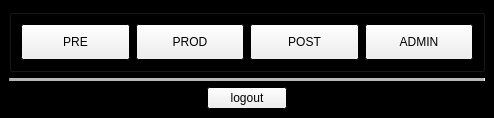
<?xml version="1.0" encoding="UTF-8"?>
<ui version="4.0">
 <class>MainWindow</class>
 <widget class="QMainWindow" name="MainWindow">
  <property name="geometry">
   <rect>
    <x>0</x>
    <y>0</y>
    <width>494</width>
    <height>118</height>
   </rect>
  </property>
  <property name="sizePolicy">
   <sizepolicy hsizetype="MinimumExpanding" vsizetype="Maximum">
    <horstretch>0</horstretch>
    <verstretch>0</verstretch>
   </sizepolicy>
  </property>
  <property name="palette">
   <palette>
    <active>
     <colorrole role="Base">
      <brush brushstyle="SolidPattern">
       <color alpha="255">
        <red>255</red>
        <green>255</green>
        <blue>255</blue>
       </color>
      </brush>
     </colorrole>
     <colorrole role="Window">
      <brush brushstyle="SolidPattern">
       <color alpha="255">
        <red>0</red>
        <green>0</green>
        <blue>0</blue>
       </color>
      </brush>
     </colorrole>
    </active>
    <inactive>
     <colorrole role="Base">
      <brush brushstyle="SolidPattern">
       <color alpha="255">
        <red>255</red>
        <green>255</green>
        <blue>255</blue>
       </color>
      </brush>
     </colorrole>
     <colorrole role="Window">
      <brush brushstyle="SolidPattern">
       <color alpha="255">
        <red>0</red>
        <green>0</green>
        <blue>0</blue>
       </color>
      </brush>
     </colorrole>
    </inactive>
    <disabled>
     <colorrole role="Base">
      <brush brushstyle="SolidPattern">
       <color alpha="255">
        <red>0</red>
        <green>0</green>
        <blue>0</blue>
       </color>
      </brush>
     </colorrole>
     <colorrole role="Window">
      <brush brushstyle="SolidPattern">
       <color alpha="255">
        <red>0</red>
        <green>0</green>
        <blue>0</blue>
       </color>
      </brush>
     </colorrole>
    </disabled>
   </palette>
  </property>
  <property name="windowTitle">
   <string>Rbhus Production Management</string>
  </property>
  <property name="documentMode">
   <bool>false</bool>
  </property>
  <property name="tabShape">
   <enum>QTabWidget::Rounded</enum>
  </property>
  <widget class="QWidget" name="centralwidget">
   <layout class="QGridLayout" name="gridLayout">
    <item row="0" column="0" colspan="3">
     <widget class="QGroupBox" name="groupBox">
      <property name="title">
       <string/>
      </property>
      <layout class="QGridLayout" name="gridLayout_2">
       <item row="0" column="1">
        <widget class="QPushButton" name="pushSubmit">
         <property name="sizePolicy">
          <sizepolicy hsizetype="Minimum" vsizetype="Expanding">
           <horstretch>0</horstretch>
           <verstretch>0</verstretch>
          </sizepolicy>
         </property>
         <property name="text">
          <string>PROD</string>
         </property>
        </widget>
       </item>
       <item row="0" column="0">
        <widget class="QPushButton" name="pushList">
         <property name="sizePolicy">
          <sizepolicy hsizetype="Minimum" vsizetype="Expanding">
           <horstretch>0</horstretch>
           <verstretch>0</verstretch>
          </sizepolicy>
         </property>
         <property name="font">
          <font>
           <weight>50</weight>
           <bold>false</bold>
          </font>
         </property>
         <property name="mouseTracking">
          <bool>false</bool>
         </property>
         <property name="autoFillBackground">
          <bool>false</bool>
         </property>
         <property name="text">
          <string>PRE</string>
         </property>
         <property name="checkable">
          <bool>false</bool>
         </property>
         <property name="autoDefault">
          <bool>false</bool>
         </property>
         <property name="default">
          <bool>false</bool>
         </property>
         <property name="flat">
          <bool>false</bool>
         </property>
        </widget>
       </item>
       <item row="0" column="2">
        <widget class="QPushButton" name="pushHosts">
         <property name="sizePolicy">
          <sizepolicy hsizetype="Minimum" vsizetype="Expanding">
           <horstretch>0</horstretch>
           <verstretch>0</verstretch>
          </sizepolicy>
         </property>
         <property name="text">
          <string>POST</string>
         </property>
        </widget>
       </item>
       <item row="0" column="3">
        <widget class="QPushButton" name="pushHosts_2">
         <property name="sizePolicy">
          <sizepolicy hsizetype="Minimum" vsizetype="Expanding">
           <horstretch>0</horstretch>
           <verstretch>0</verstretch>
          </sizepolicy>
         </property>
         <property name="text">
          <string>ADMIN</string>
         </property>
        </widget>
       </item>
      </layout>
     </widget>
    </item>
    <item row="2" column="1">
     <widget class="QPushButton" name="pushLogout">
      <property name="text">
       <string>logout</string>
      </property>
     </widget>
    </item>
    <item row="2" column="0">
     <spacer name="horizontalSpacer">
      <property name="orientation">
       <enum>Qt::Horizontal</enum>
      </property>
      <property name="sizeHint" stdset="0">
       <size>
        <width>40</width>
        <height>20</height>
       </size>
      </property>
     </spacer>
    </item>
    <item row="2" column="2">
     <spacer name="horizontalSpacer_2">
      <property name="orientation">
       <enum>Qt::Horizontal</enum>
      </property>
      <property name="sizeHint" stdset="0">
       <size>
        <width>40</width>
        <height>20</height>
       </size>
      </property>
     </spacer>
    </item>
    <item row="1" column="0" colspan="3">
     <widget class="Line" name="line">
      <property name="enabled">
       <bool>true</bool>
      </property>
      <property name="frameShadow">
       <enum>QFrame::Sunken</enum>
      </property>
      <property name="lineWidth">
       <number>1</number>
      </property>
      <property name="midLineWidth">
       <number>3</number>
      </property>
      <property name="orientation">
       <enum>Qt::Horizontal</enum>
      </property>
     </widget>
    </item>
   </layout>
  </widget>
 </widget>
 <resources/>
 <connections/>
</ui>
